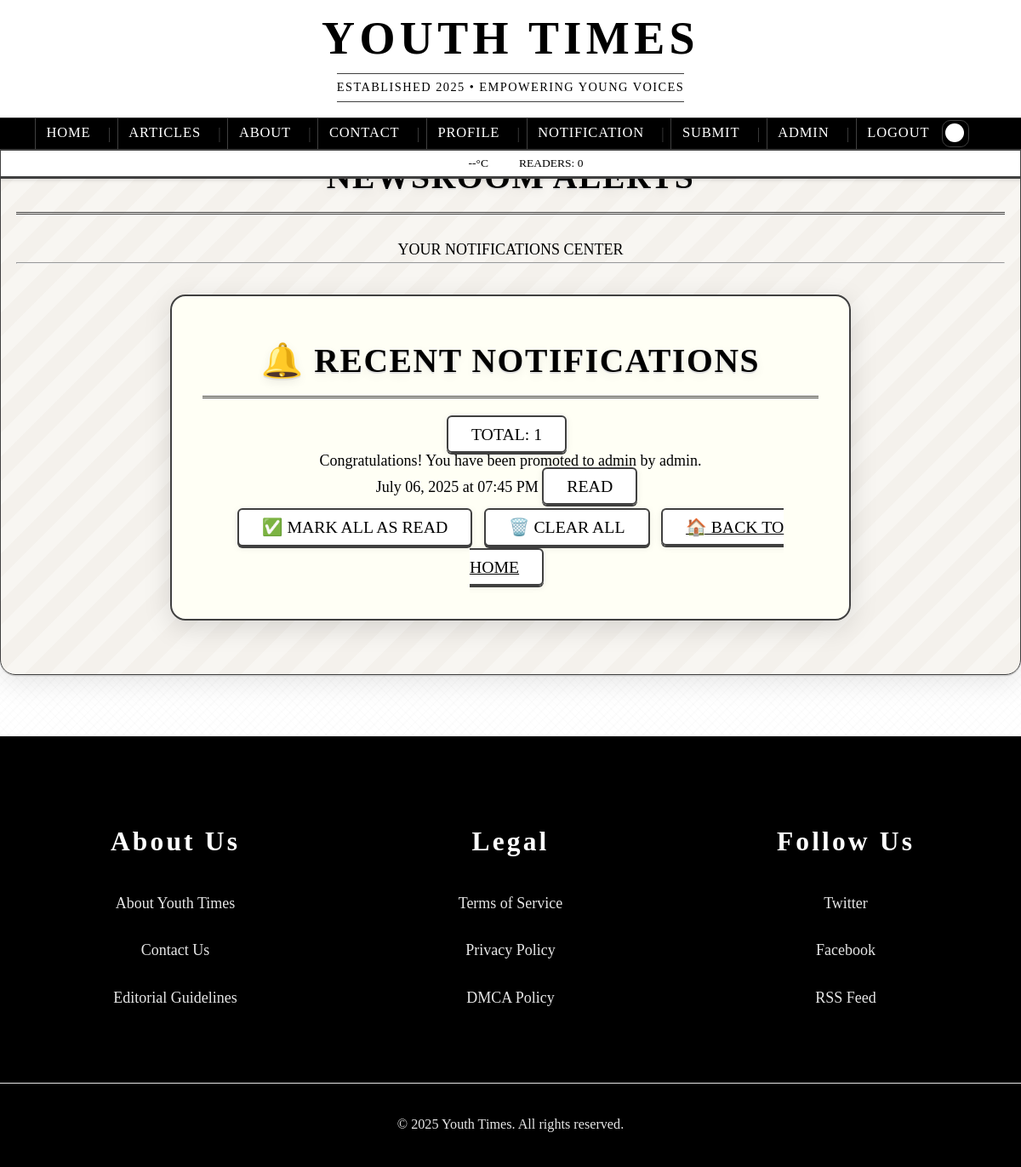
Screenshot of /notifications (signed in) with the database file from the repository.
### app/models.py (models this page shows)
class Notification(db.Model):
    id = db.Column(db.Integer, primary_key=True)
    user_id = db.Column(db.Integer, db.ForeignKey('user.id'), nullable=False)
    article_id = db.Column(db.Integer, db.ForeignKey('article.id', ondelete='CASCADE'), nullable=True)
    message = db.Column(db.String(200), nullable=False)
    is_read = db.Column(db.Boolean, default=False)
    timestamp = db.Column(db.DateTime, default=db.func.now())
    user = db.relationship('User', backref='notifications')
    article = db.relationship('Article', backref=db.backref('notifications', cascade='all, delete-orphan'))

### app/routes/articles.py (the view)
@bp.route('/notifications')
@login_required
def notifications():
    notes = Notification.query.filter_by(user_id=current_user.id).order_by(Notification.timestamp.desc()).all()
    for n in notes:
        n.is_read = True
    db.session.commit()
    return render_template('notifications.html', notifications=notes)

### app/models.py (called while the page is built)
    @property
    def is_admin(self):
        return self.role == 'admin' or self.is_super_admin

### app/templates/notifications.html (shortened to what this page needs)
{% extends "base.html" %}
{% block content %}
<div class="max-w-4xl mx-auto mt-8">
  <div class="newspaper-header text-center mb-8">
    <h1 class="headline-font text-3xl md:text-4xl font-bold typewriter">NEWSROOM ALERTS</h1>
    <p class="text-sm opacity-70 mt-2 tracking-wider uppercase">YOUR NOTIFICATIONS CENTER</p>
    <hr class="newspaper-divider">
  </div>
  <div class="vintage-card newspaper-texture">
    <div class="flex justify-between items-center mb-6">
      <h2 class="headline-font text-xl font-bold uppercase border-b-2 border-black dark:border-white pb-2">
        🔔 RECENT NOTIFICATIONS
      </h2>
      {% if notifications %}
        <span class="vintage-btn text-xs">
          TOTAL: {{ notifications|length }}
        </span>
      {% endif %}
    </div>
    {% if notifications %}
      <div class="space-y-4">
        {% for note in notifications %}
        <div class="border-b border-black dark:border-white pb-4 last:border-b-0
                    p-4 -mx-4 rounded-none">
          <div class="flex items-start gap-4">
            <div class="flex-1">
              <p class="font-bold text-sm {% if not note.is_read %}font-black{% endif %}">
                {{ note.message }}
              </p>
              <div class="flex justify-between items-center mt-2">
                <span class="text-xs font-bold uppercase tracking-wider opacity-70">
                  {{ note.timestamp.strftime('%B %d, %Y at %I:%M %p') }}
                </span>
                {% if not note.is_read %}
                  <span class="vintage-btn text-xs breaking-flash">NEW</span>
                {% else %}
                  <span class="vintage-btn text-xs opacity-50">READ</span>
                {% endif %}
              </div>
            </div>
          </div>
        </div>
        {% endfor %}
      </div>
      <div class="mt-8 pt-6 border-t-2 border-black dark:border-white">
        <div class="flex flex-wrap gap-4 justify-center">
          <button class="vintage-btn text-sm press-effect" onclick="markAllAsRead()">
            ✅ MARK ALL AS READ
          </button>
          <button class="vintage-btn text-sm press-effect" onclick="clearNotifications()">
            🗑️ CLEAR ALL
          </button>
          <a href="{{ url_for('articles.home') }}" class="vintage-btn text-sm press-effect">
            🏠 BACK TO HOME
          </a>
        </div>
      </div>
    {% endif %}
  </div>
</div>
{% endblock %}

### app/static/css/style.css (style rules this page uses)
* { margin: 0; padding: 0; box-sizing: border-box; transition: background-color 0.3s ease, color 0.3s ease, border-color 0.3s ease, box-shadow 0.3s ease; }
:root { --pure-white: #ffffff; --pure-black: #000000; --off-white: #f4f4f4; --dark-gray: #121212; --medium-gray: #333333; --light-gray: #e0e0e0; --background: var(--pure-white); --text: var(--pure-black); --text-secondary: #333333; --accent: #1a1a1a; --border: #404040; --nav-bg: var(--pure-black); --nav-text: var(--pure-white); --card-bg: var(--pure-white); --link: #2b5a89; --link-hover: #1a365d; --header-bg: var(--pure-white); --footer-link: var(--nav-text); --footer-bg: var(--nav-bg); }
html { font-size: 18px; scroll-behavior: smooth; }
body { background-color: var(--background); color: var(--text); font-family: 'Times New Roman', Times, serif; line-height: 1.6; padding-top: 140px; background-image: repeating-linear-gradient(135deg, rgba(0,0,0,0.01) 0px, rgba(0,0,0,0.01) 2px, transparent 2px, transparent 8px), repeating-linear-gradient(45deg, rgba(0,0,0,0.01) 0px, rgba(0,0,0,0.01) 1px, transparent 1px, transparent 6px); }
.vintage-card { background: var(--card-bg); border: 3px double var(--border); border-radius: 8px; box-shadow: 0 4px 24px 0 rgba(0,0,0,0.10), 0 1.5px 0 0 var(--border); padding: 2.5rem 2rem 2rem 2rem; margin: 2rem auto; max-width: 800px; position: relative; font-family: 'Libre Baskerville', 'Times New Roman', Times, serif; transition: background 0.3s, border-color 0.3s, box-shadow 0.3s; }
.headline-font { font-family: 'IM Fell English SC', 'Playfair Display', serif; font-size: 2.2rem; letter-spacing: 1px; color: var(--text); text-shadow: 1px 1px 0 var(--card-bg), 2px 2px 2px rgba(0,0,0,0.10); margin-bottom: 0.5rem; }
.vintage-btn { font-family: 'IM Fell English SC', 'Playfair Display', serif; background: var(--card-bg); color: var(--text); border: 2.5px solid var(--border); border-radius: 6px; box-shadow: 0 2px 0 0 var(--border), 0 2px 8px 0 rgba(0,0,0,0.08); padding: 0.5rem 1.5rem; font-size: 1.1rem; margin: 0.5rem 0.5rem 0.5rem 0; cursor: pointer; transition: background 0.2s, color 0.2s, box-shadow 0.2s, border-color 0.2s; text-shadow: 1px 1px 0 var(--card-bg); }
.main-container, .content-container, .content-wrapper, .page-section, .vintage-card, .article-detail, .featured-section, .box-container, .page-header, .content-grid, .article-grid, .sidebar, .form-container { margin-left: auto !important; margin-right: auto !important; text-align: center !important; float: none !important; }
.content-wrapper > * { width: 100%; }
.vintage-card { background: rgba(255,255,245,0.98); border: 2.5px solid var(--border); border-radius: 18px; box-shadow: 0 8px 32px 0 rgba(0,0,0,0.13); padding: 2.5rem 2rem; margin-bottom: 2.5rem; transition: box-shadow 0.3s, transform 0.3s; position: relative; overflow: visible; }
.headline-font { font-family: 'Playfair Display', 'IM Fell English SC', serif; font-weight: 900; letter-spacing: 0.04em; text-shadow: 0 2px 0 #e0e0e0, 0 4px 12px rgba(0,0,0,0.08); border-bottom: 3px double var(--border); padding-bottom: 0.5rem; margin-bottom: 1.5rem; }
button, .button { background-color: var(--nav-bg); color: var(--nav-text); border: 2px solid var(--border); padding: 0.75rem 1.5rem; font-family: var(--sans-font); font-size: 1rem; cursor: pointer; transition: all 0.3s ease; }
* { transition: background-color 0.3s cubic-bezier(0.4, 0, 0.2, 1), color 0.3s cubic-bezier(0.4, 0, 0.2, 1), border-color 0.3s cubic-bezier(0.4, 0, 0.2, 1), box-shadow 0.3s cubic-bezier(0.4, 0, 0.2, 1), transform 0.3s cubic-bezier(0.4, 0, 0.2, 1); }

### rows the page displays
Notification: message "Congratulations! You have been promoted to admin by admin.", timestamp "July 06, 2025 at 07:45 PM", is_read "READ"

### other values shown
{{ visitors_count or 0 }} "0"
{{ notifications|length }} "1"
